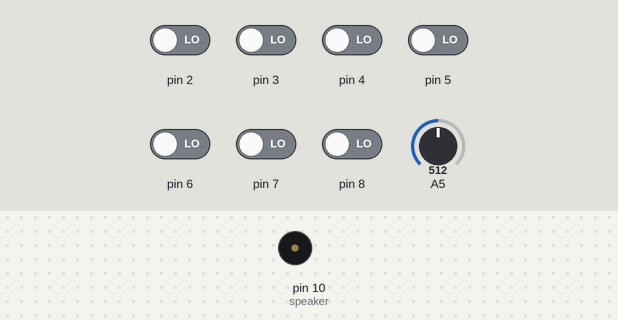
This sketch was run on a simulated Arduino Uno, built with avr-gcc and run on an emulated ATmega328P. Shown: buzzer (waves = sounding). The inputs (shaded band) are chosen by the test bench; at power-on: pin 2–8 LOW, A5 = 512.

Above: at 1.2 s.
1.3 s: pin 2 driven HIGH
At 2.1 s:
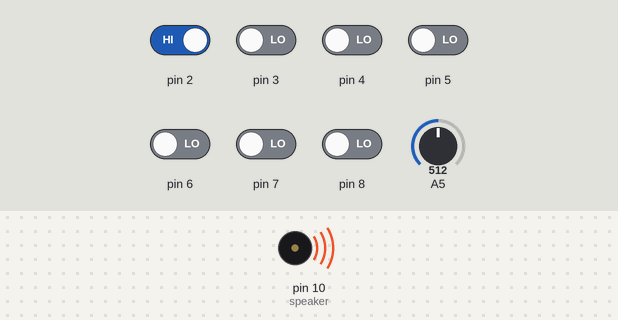
2.8 s: A5 set to 423
4.3 s: A5 set to 392
At 5.5 s:
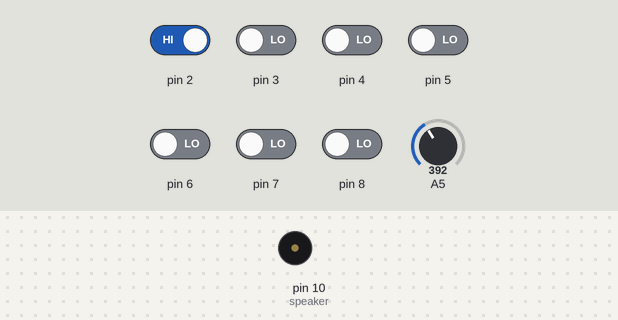
5.8 s: pin 3 driven HIGH
8.8 s: A5 set to 511
At 9.4 s:
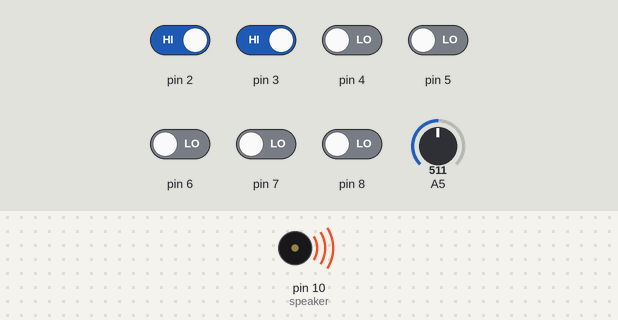
10.4 s: A5 set to 122
At 12.2 s:
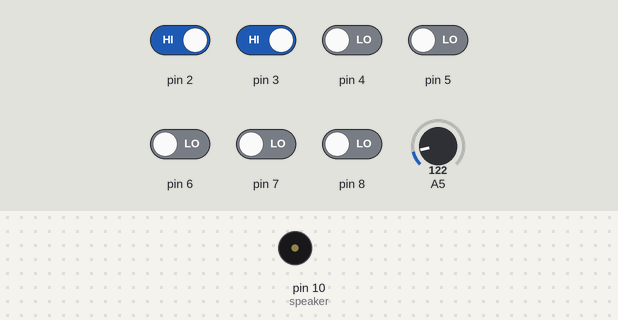
Timing chart, 0 to 13.7 s (numbered marks = the images above; inputs shaded):
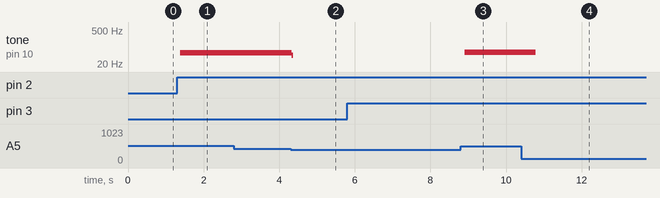

Measured:
- the behaviour switches between 410 and 409 on A5 (found by bisection; images 1 and 2)
- after the input at 1.3 s, tone on pin 10 (speaker): silent → 58 Hz after 0.08 s
- after the input at 2.8 s, every drawn part: stays the same
- after the input at 4.3 s, tone on pin 10 (speaker): 58 Hz → 45 Hz at once, → silent 0.04 s later
- after the input at 8.8 s, tone on pin 10 (speaker): silent → 61 Hz after 0.11 s
- after the input at 10.4 s, tone on pin 10 (speaker): 61 Hz → silent after 0.39 s

The sketch:

Piano.ino
```cpp
/*
------------------------------------------------------------------------------------------------------
|                                                                                                    |
|    ARDUINO                                                                                         |
|                                                                                                    |
| GND  5V  2         3         4         5          6          7         8        10          A5     |
---|---|---|---------|---------|---------|----------|----------|---------|--------|-----------|-------
   |   |   |         |         |         |          |          |         |        |           |
+==[===|===[=|=======[=|=======[=|=======[=|========[=|========[=|=======[=|======[=====|==+  |
-|=|=======$=|=======$=|=======$=|=======$=|========$=|========$=|=======$=|======[===|=|==-  |
  S         B         B         B         B          B          B         B       |    P......|
+=|===============================================================================|========+


+==+ : Positive Bus
-==- : Negative Bus
S : Speaker
B : Button
P : petentiometer
$ : resistor
| , ... : wire
[ : wire which passes over the bus
*/

boolean prevVal= HIGH;
int notes[] = {
  31250, //c
  27777, //d
  25000, //e
  23809, //f
  20408, //g
  18518, //a
  16666  //b
};

void setup() {
  pinMode(10, OUTPUT); //speaker
  for(int i = 2; i <= 8; i++) //setting the arduino to read from all of the buttons
    pinMode(i, INPUT);
}

boolean safeRead(int pin) { //for eliminating electrical interference
  if(digitalRead(pin) == prevVal)
    delay(1);
  return digitalRead(pin);
}

void loop() {
  int octave = analogRead(A5) * 5 / 1023; //reading from the petentiometer and converting to an integer from 1 - 5
  for(int i = 0; i < 7; i++) {
    if(safeRead(i + 2)) { //send the note to the speaker if the button is pressed
      digitalWrite(10, HIGH);
      delayMicroseconds(notes[i] / pow(2, octave));
      digitalWrite(10, LOW);
      delayMicroseconds(notes[i] / pow(2, octave));
    }
  }
}
```
